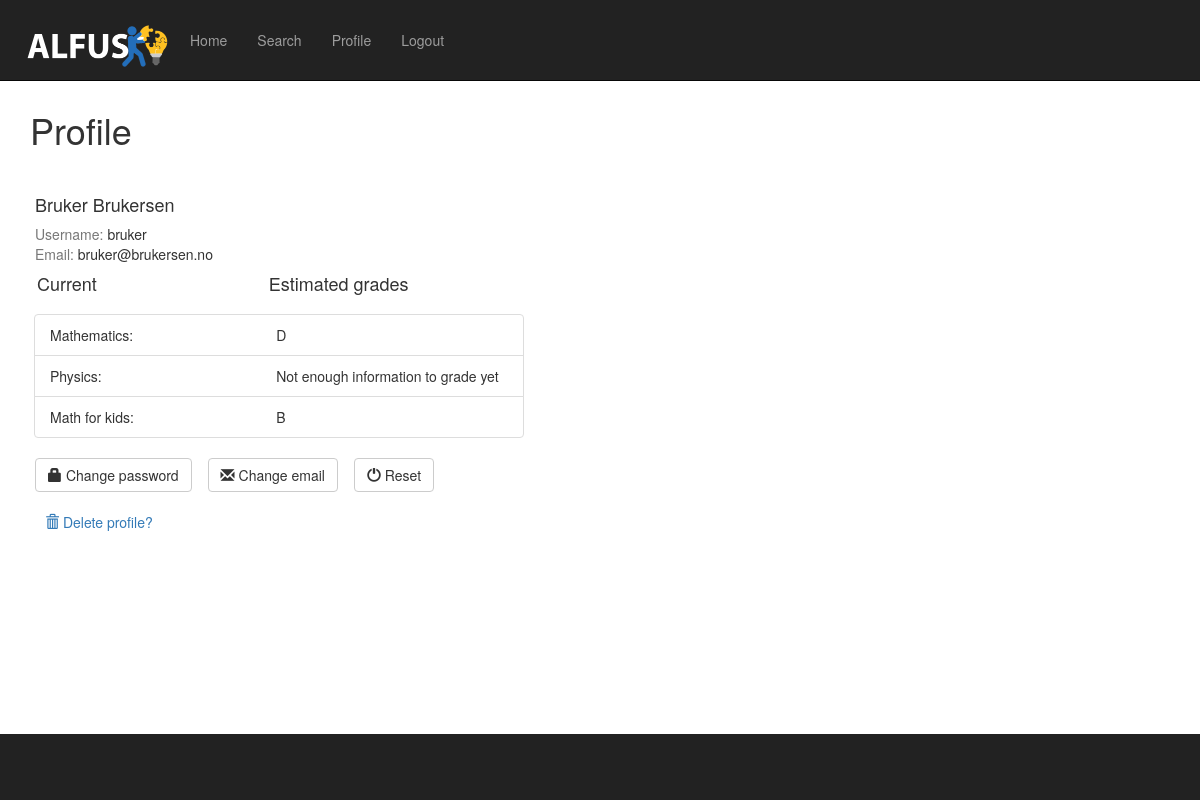
The page /questions/profile/ (signed in) on the database its author committed.
### questions/models.py (models this page shows)
class Subject(models.Model):
    name = models.CharField(max_length=200)
    def __str__(self):
        return self.name

### questions/views.py (the view)
@login_required(login_url="/login/")
def profile(request):
    temp = get_grade_subject(request)
    subject = []
    grades_letter = []
    for i in temp.keys():
        subject.append(i)
        grades_letter.append(temp[i])
    zipped = zip(subject, grades_letter)
    return render(request, 'questions/profile.html', {"skills": zipped})

### questions/views.py (called while the page is built)
def number_to_grade(number):
    if number == 0.5 or number == 0:
        return("Not enough information to grade yet")
    elif number >= 0.89:
        return("A")
    elif number >= 0.77:
        return("B")
    elif number >= 0.65:
        return("C")
    elif number >= 0.53:
        return("D")
    elif number >= 0.41:
        return("E")
    else:
        return("F")

def get_grade_subject(request):
    skillrating_chapters = hasChapter.objects.filter(user=request.user)
    subject_grade = {}
    for t in list(Subject.objects.all()):
        count = 0
        temp = 0
        for q in list(skillrating_chapters):
            if q.chapter.part_of == t:
                temp += q.skill_rating_chapter
                count += 1
            print("count")
        print("---------------")
        if count == 0:
            count = 1
        subject_grade[t] = number_to_grade(temp / count)
        print(subject_grade)
    return(subject_grade)

### questions/templates/questions/profile.html (shortened to what this page needs)
{% extends "questions/base.html" %}
{% block content %}
    <h1 style="top: 20px;position: relative">Profile</h1>
    <br>
    <div class="container">
        <div class="row">
            <div class="col-md-9">
                <div class="row">
                    <div class="row">
                        <h4 style="left: 20px;top: 25px;position: relative">{{ user.first_name }} {{ user.last_name }}</h4>
                        <div class="col-md-6">
                            <div class="row">
                                <div style="padding-left: 20px;padding-top: 25px">
                                    <span class="text-muted">Username:</span> {{ user.username }} <br>
                                    <span class="text-muted">Email:</span> {{ user.email }} <br>
                                </div>
                                <div>
                                    <div style="position: relative; left:19px">
                                        <div class="container">
                                            <h4 class="current">Current</h4>
                                            <h4 class="estimate">Estimated grades</h4>
                                        </div>
                                        <ul class="list-group"
                                            style=" width: 500px;table-layout: fixed; padding-top: 10px;padding-right: 10px">
                                            {% for chapter, grade in skills %}
                                                <li class="list-group-item">
                                                    <div class="row">
                                                        <div class="col-xs-5">
                                                            {{ chapter }}:
                                                        </div>
                                                        <div class="hideextra">
                                                            &emsp; {{ grade }}
                                                        </div>
                                                    </div>
                                                </li>
                                            {% endfor %}
                                        </ul>
                                    </div>
                                </div>
                                <div style="display:flex;justify-content: flex-start; padding-left: 20px; padding-bottom: 20px">
                                    <div style="margin-right: 16px">
                                        <a href="{% url 'questions:change_password' %}"
                                           class="btn btn-default pull-left"><i
                                                class="glyphicon glyphicon-lock"></i> Change password </a>
                                    </div>
                                    <a href="{% url 'questions:change_email' %}" class="btn btn-default pull-left"><i
                                            class="glyphicon glyphicon-envelope"></i> Change email </a>
                                    <div style="margin-left: 16px">
                                        <a href="{% url 'questions:reset' %}" class="btn btn-default pull-right"><i
                                                class="glyphicon glyphicon-off"></i> Reset </a>
                                    </div>
                                </div>
                            </div>
                        </div>
                    </div>
                </div>
            </div>
            <div class="col-md-12 text-left">
                <a href="{% url 'questions:delete_user' %}"><i class="glyphicon glyphicon-trash"></i> Delete profile?
                </a>
            </div>
        </div>
    </div>
{% endblock %}

### questions/static/questions/css/stylesheet.css (style rules this page uses)
html, body { height: 100%; margin: 0; padding: 0; }
.container { min-height: 91%; }

### questions/static/questions/css/logo-nav.css (style rules this page uses)
body { padding-top: 70px; }
@media (min-width:768px) { body { padding-top: 100px; } }

### questions/templates/questions/base.html (style rules this page uses)
body { padding-top: 70px; }

### questions/templates/questions/profile.html (style rules this page uses)
.hideextra { white-space: nowrap; overflow: hidden; text-overflow: ellipsis; padding-left: 20px }
.current { float: left; position: relative; left: -12px }
.estimate { float: left; position: relative; left: 160px }

### rows shown on the page
Subject: name "Mathematics", grade "D"
Subject: name "Physics", grade "Not enough information to grade yet"
Subject: name "Math for kids", grade "B"

### other values the page prints
{{ user.first_name }} "Bruker"
{{ user.last_name }} "Brukersen"
{{ user.username }} "bruker"
{{ user.email }} "bruker@brukersen.no"
